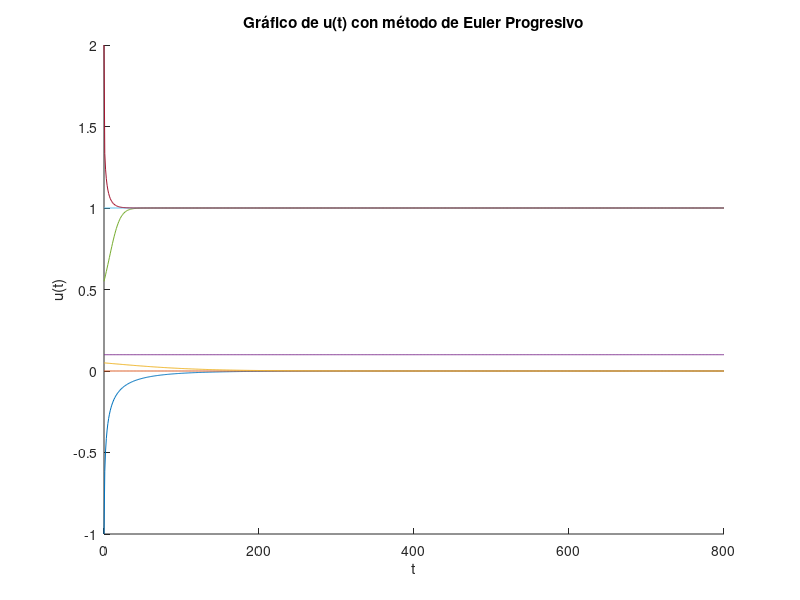

Write the MATLAB code that produced this figure.
%Pregunta 1

%Parámetros
h = 1.0; c1 = 0.175; alfa = 0.1; f = 0; n = 800;
%Tiempo de 0 a 800 con paso h
t = (0:h:n);
%Vector de ceros de tamanno t
u = zeros(1, length(t));
%Valores de u inicial
u0 = [-1, 0, alfa / 2, alfa, (alfa + 1) / 2, 1, 2];

for j = 1:length(u0)
    u(1) = u0(j); %Calcula u(t) para cada valor de u0

    for i = 1:n / h
        u_prima = c1 * u(i) * (u(i) - alfa) * (1 - u(i)) + f; %Cálculo de u'(t,u(t))
        u(i + 1) = u(i) + h * u_prima; %Cálculo de u(t+1)
    end

    hold on
    plot(t, u)

end

xlabel('t'), ylabel('u(t)')
title('Gráfico de u(t) con método de Euler Progresivo')
hold off
